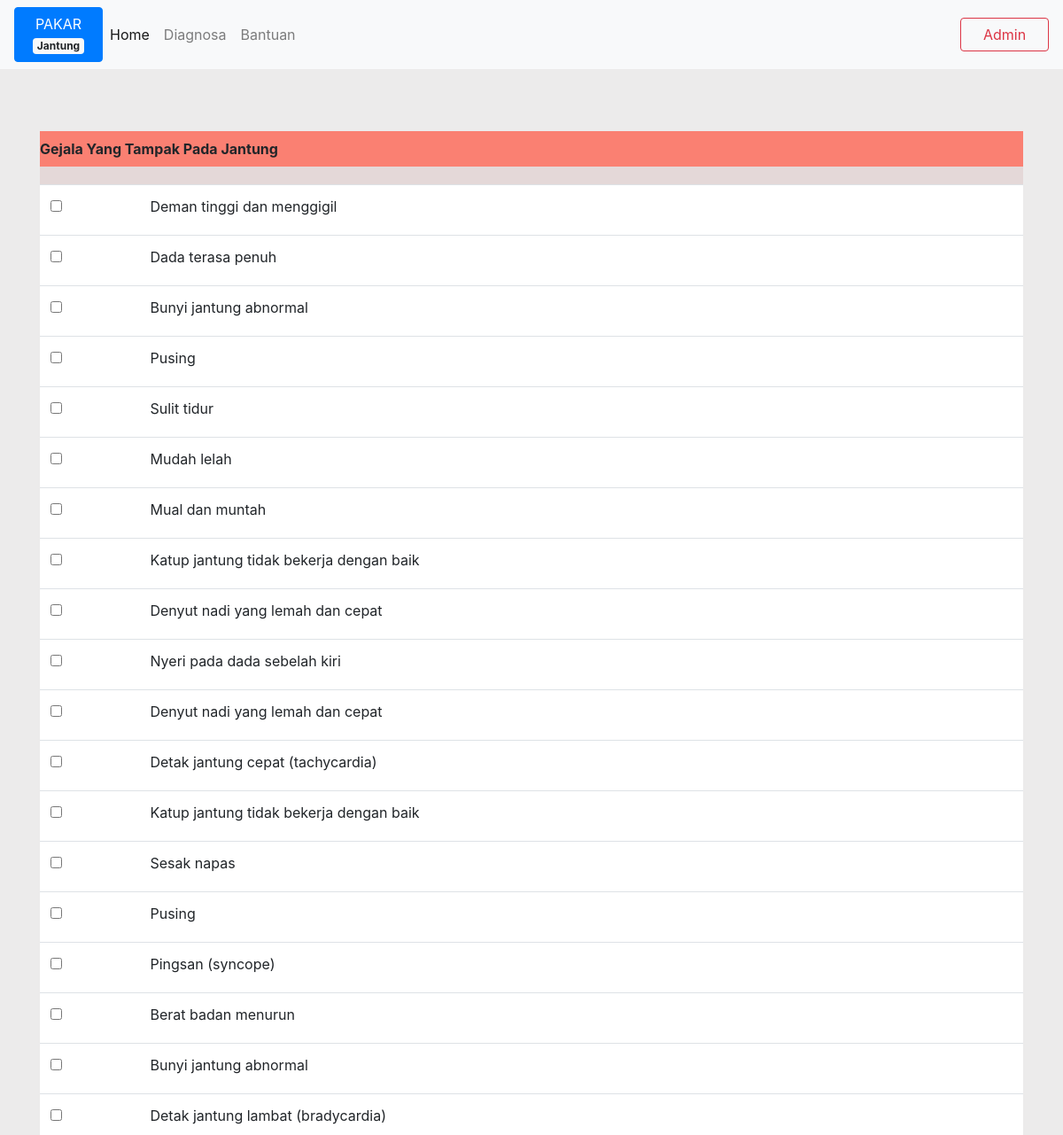
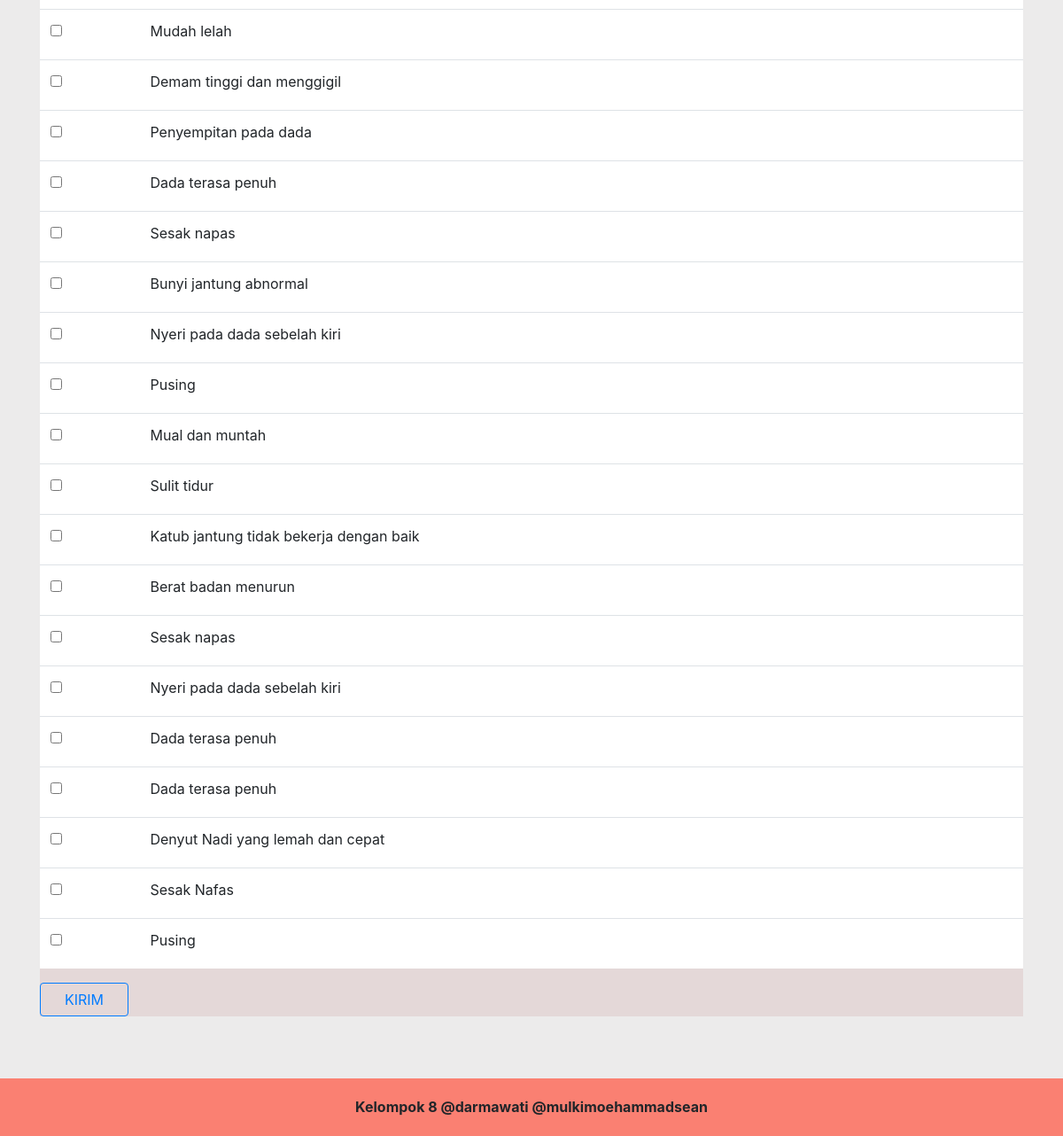
/diagnosa.php, run on the app's committed database (2 pictures, top to bottom).
### tables this page shows
CREATE TABLE `gejala` (
  `id` int(11) NOT NULL,
  `gejala` varchar(255) NOT NULL,
  `penyakit_id` int(11) NOT NULL
);

### functions.php (called while the page is built, shortened)
<?php
    $conn = mysqli_connect("localhost", "root", "", "pakarjagung");
    function query($query) {
        global $conn;
        $result = mysqli_query($conn, $query);
        $rows = [];
        while( $row = mysqli_fetch_assoc($result)) {
            $rows[] = $row;
        }
        return $rows;
    }

### diagnosa.php (the view, shortened to what this page needs)
<?php
        require 'functions.php';
        $gejala = query("SELECT * FROM gejala");
?>
<!DOCTYPE html>
<html lang="en">
<head>
    <link rel="stylesheet" href="css/css/bootstrap.min.css">
    <link rel="stylesheet" href="css/css/style.css">
</head>
<body>
    <nav class="navbar navbar-expand-lg navbar-light bg-light">
        <button type="button" class="btn btn-primary">
            PAKAR <span class="badge badge-light">Jantung</span>
        </button>
        <div class="collapse navbar-collapse" id="navbarSupportedContent">
            <ul class="navbar-nav mr-auto">
                <li class="nav-item active">
                    <a class="nav-link" href="index.php">Home <span class="sr-only">(current)</span></a>
                </li>
                <li class="nav-item">
                    <a class="nav-link" href="diagnosa.php">Diagnosa</a>
                </li>
                <li class="nav-item">
                    <a class="nav-link" href="bantuan.php">Bantuan</a>
                </li>
            </ul>
            <a href="login/login.php"><button type="button" class="btn btn-outline-danger">Admin</button></a>
        </div>
    </nav>
    <div class="container">
        <form action="diagnosa2.php" method="post">
            <p>Gejala Yang Tampak Pada Jantung</p>
            <table  class="data table table-stripped table-hover">
                <?php foreach ($gejala as $gjala) : ?>
                <tr>
                    <td><input type="checkbox" name="gejala[]" id="<?= $gjala["id"]?>" value="<?= $gjala["penyakit_id"] ?>"></td>
                    <td><label for="<?= $gjala["id"]?>"><?= $gjala["gejala"]?></label></td>
                </tr>
                <?php endforeach ?>
            </table>
            <button type="submit" name="submit" class="btn btn-outline-primary">KIRIM</button>
        </form>
    </div>
    <div class="footer">
        <p>Kelompok 8 @darmawati @mulkimoehammadsean</p>
    </div>
</body>
</html>

### css/css/style.css (style rules this page uses)
body { margin: 0; padding: 0; width: 100%; background: rgb(236, 235, 235); }
.container { margin-top: 70px; margin-bottom: 70px; }
.footer { width: 100%; height: 65px; background-color: salmon; text-align: center; line-height: 65px; font-size: medium; font-weight: bold; }
form p { background: salmon; margin-bottom: 20px; margin-top: 20px; height: 40px; line-height: 40px; font-weight: bolder; }
form { background-color: rgb(228, 216, 216); gap: 20px; }
button { background: rgb(81, 81, 214); width: 100px; border: 1px solid rgb(81, 81, 214); margin: auto; }
table { margin: auto; }
.data { width: 100%; background-color: white; }

### data on the page
gejala: gejala "Deman tinggi dan menggigil"
gejala: gejala "Dada terasa penuh"
gejala: gejala "Bunyi jantung abnormal"
gejala: gejala "Pusing"
gejala: gejala "Sulit tidur"
gejala: gejala "Mudah lelah"
gejala: gejala "Mual dan muntah"
gejala: gejala "Katup jantung tidak bekerja dengan baik"
gejala: gejala "Denyut nadi yang lemah dan cepat"
gejala: gejala "Nyeri pada dada sebelah kiri"
gejala: gejala "Denyut nadi yang lemah dan cepat"
gejala: gejala "Detak jantung cepat (tachycardia)"
gejala: gejala "Katup jantung tidak bekerja dengan baik"
gejala: gejala "Sesak napas"
gejala: gejala "Pusing"
gejala: gejala "Pingsan (syncope)"
gejala: gejala "Berat badan menurun"
gejala: gejala "Bunyi jantung abnormal"
gejala: gejala "Detak jantung lambat (bradycardia)"
gejala: gejala "Mudah lelah"
gejala: gejala "Demam tinggi dan menggigil"
gejala: gejala "Penyempitan pada dada"
gejala: gejala "Dada terasa penuh"
gejala: gejala "Sesak napas"
gejala: gejala "Bunyi jantung abnormal"
gejala: gejala "Nyeri pada dada sebelah kiri"
gejala: gejala "Pusing"
gejala: gejala "Mual dan muntah"
gejala: gejala "Sulit tidur"
gejala: gejala "Katub jantung tidak bekerja dengan baik"
gejala: gejala "Berat badan menurun"
gejala: gejala "Sesak napas"
gejala: gejala "Nyeri pada dada sebelah kiri"
gejala: gejala "Dada terasa penuh"
gejala: gejala "Dada terasa penuh"
gejala: gejala "Denyut Nadi yang lemah dan cepat"
gejala: gejala "Sesak Nafas"
gejala: gejala "Pusing"
